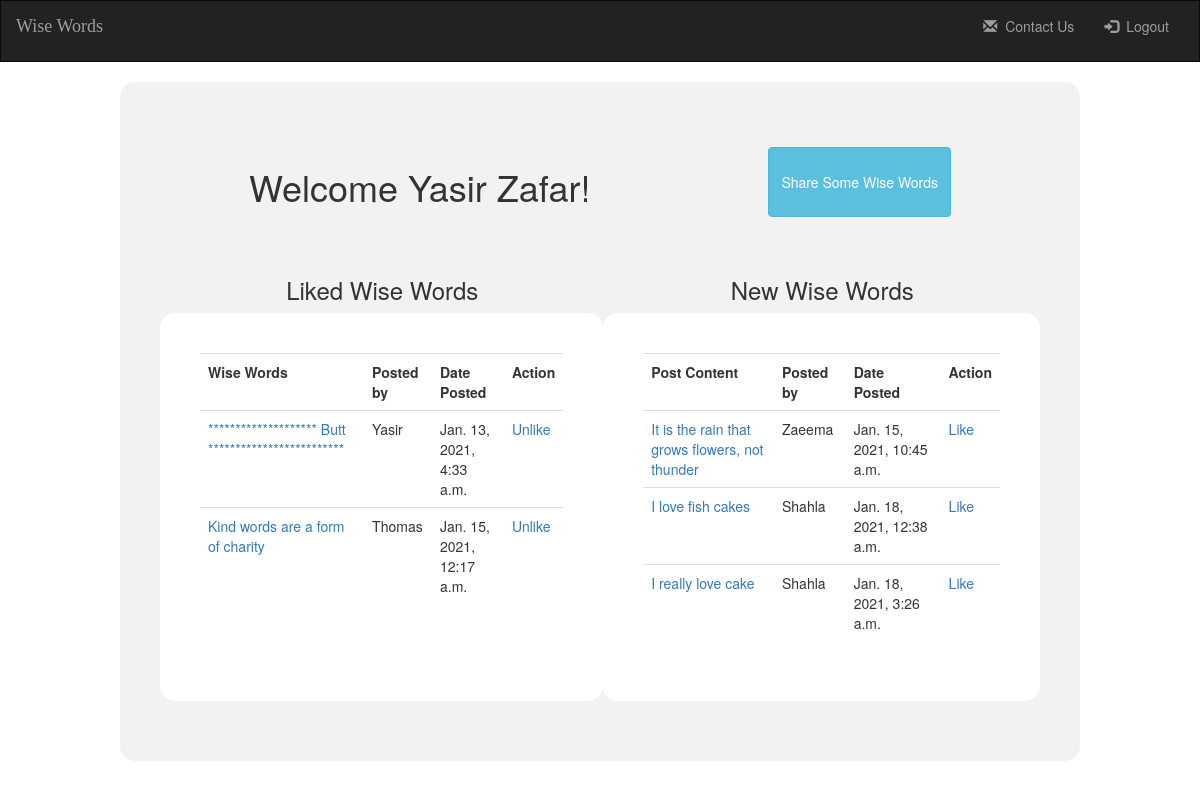
Page /homepage (signed in) on the committed database.
### wise_words_app/models.py (models this page shows)
class User(models.Model):
    firstName = models.CharField(max_length=15)
    lastName = models.CharField(max_length=15)
    email = models.CharField(max_length=15)
    password = models.CharField(max_length=20)
    created_at = models.DateTimeField(auto_now_add=True)
    updated_at = models.DateTimeField(auto_now=True)
    objects = UserManager() #must connect the validatons to our user models

class Post(models.Model): # This will be a one to many relationship between User and Post
    wiseWords = models.TextField(max_length=15)
    uploader = models.ForeignKey(User, related_name="post_uploader", on_delete = models.CASCADE ) # Here I am, making the one to many relationship to User class, related name is how I want the user to access the post
    likes = models.ManyToManyField(User, related_name="posts_liked") # If there is a many to many relationship here then put it in the second class after the one its connected to
    created_at = models.DateTimeField(auto_now_add=True)
    updated_at = models.DateTimeField(auto_now=True)
    objects = PostManager() #must connect the validatons to our user models

### wise_words_app/views.py (the view, shortened to what this page needs)
# urls.py: path('homepage', views.homepage), # .something is the method we have created in views
def homepage(request):
    context = { # Here we are passing in sessions information to the template to display which use has logged in
        'loggedInUser' : User.objects.get(id = request.session['loggedInIdForSessions']), # In a dictionary key value pairs are seperated by a colon
        'allPosts' : Post.objects.all(), # After typing this out here we go to out html and {{ }} what we named all the posts here...which is allPosts
        'likedPosts' : Post.objects.filter(Q(likes=User.objects.get(id = request.session['loggedInIdForSessions'])) | Q(uploader=User.objects.get(id = request.session['loggedInIdForSessions'])) ), # HERE I AM A BIT CONFUSED, here we need to show the posts liked by the logged in user
        'notLikedPosts' : Post.objects.exclude(Q(likes=User.objects.get(id = request.session['loggedInIdForSessions'])) | Q(uploader=User.objects.get(id = request.session['loggedInIdForSessions'])) ) # HERE I AM A BIT CONFUSED
    }
    return render(request, "homepage.html", context) #here we are rendering the hompage

### wise_words_app/templates/homepage.html (shortened to what this page needs)
<!DOCTYPE html>
<html lang="en">
<head>
  <link rel="stylesheet" href="https://maxcdn.bootstrapcdn.com/bootstrap/3.3.6/css/bootstrap.min.css">
  {% load static %}
  <link rel="stylesheet" href="{% static 'style/style.css' %}">
</head>
<body>
  <div>
    <nav class="navbar navbar-inverse">
      <div class=container-fluid>
        <a class="navbar-brand" href="">Wise Words</a>
        <div class="collapse navbar-collapse" id="topNavBar">
          <ul class="nav navbar-nav navbar-right">
            <li class="">
              <a href="/contactUs">
                <span class="glyphicon glyphicon-envelope" aria-hidden="true"></span>&nbsp; Contact Us
              </a>
            </li>
            <li class="">
              <a href="/logout">
                <span class="glyphicon glyphicon-log-in" aria-hidden="true"></span>&nbsp; Logout
              </a>
            </li>
          </ul>
        </div>
      </div>
    </nav>
  </div>
  <div id="homePageWholeBackGround">
    <div class="welcomeBox">
      <h1>Welcome {{loggedInUser.firstName}} {{loggedInUser.lastName}}!</h1>
      <button type="button" class="btn btn-info" id="addPostButton"><a id="addPostLink" href="/addPost">Share Some Wise Words</a></button>
    </div>
    <div id="tableTitle">
      <h3>Liked Wise Words</h3>
      <h3>New Wise Words</h3>
    </div>
    <div>
      <div class="duo">
        <div class="twin">
          <table class="table table-hover">
            <tr>
              <th scope="col">Wise Words</th>
              <th scope="col">Posted by</th>
              <th scope="col">Date Posted</th>
              <th scope="col">Action</th>
            </tr>
            {% for postObject in likedPosts %}
            <tr>
              <td scope="row"><a class="tableLink" href="/wiseWords/{{postObject.id}}">{{postObject.wiseWords}}</a></td>
              <td>{{postObject.uploader.firstName.capitalize}}</td>
              <td>{{postObject.created_at}}</td>
              <td><a class="tableLink" href="/Unlike/{{postObject.id}}">Unlike</a></td>
            </tr>
            {% endfor%}
          </table>
        </div>
        <div class="twin">
          <table class="table table-hover">
            <tr>
              <th scope="col">Post Content</th>
              <th scope="col">Posted by</th>
              <th scope="col">Date Posted</th>
              <th scope="col">Action</th>
            </tr>
            {% for postObject in notLikedPosts %}
            <tr>
              <td scope="row"><a class="tableLink" href="/wiseWords/{{postObject.id}}">{{postObject.wiseWords}}</a></td>
              <td>{{postObject.uploader.firstName.capitalize}}</td>
              <td>{{postObject.created_at}}</td>
              <td><a class="tableLink" href="/like/{{postObject.id}}">Like</a>  </td>
            </tr>
            {% endfor%}
          </table>
        </div>
      </div>
    </div>
  </div>
</body>
</html>

### wise_words_app/static/style/style.css (style rules this page uses)
li { margin-bottom: 10px; }
.navbar { border-radius: 0; }
.navbar-brand { font-family: 'Satisfy', cursive; }
.duo { display: flex; justify-content: space-around; }
#addPostLink { color: white }
.welcomeBox { display: flex; justify-content: space-around; margin-bottom: 40px; margin-top: 60px; }
.twin { padding: 40px; background-color: white; border-radius: 15px }
#tableTitle { display: flex; justify-content: space-around; }
#homePageWholeBackGround { background-color:rgb(242,242,242); border-radius: 15px; padding-top: 5px; padding-bottom: 60px; padding-left: 40px; padding-right: 40px; margin-left: 120px; margin-right: 120px; }

### rows in the picture
User: firstName "Yasir", lastName "Zafar"
Post: wiseWords "******************** Butt *************************", uploader.firstName "Yasir", created_at "Jan. 13, 2021, 4:33 a.m."
Post: wiseWords "Kind words are a form of charity", uploader.firstName "Thomas", created_at "Jan. 15, 2021, 12:17 a.m."
Post: wiseWords "It is the rain that grows flowers, not thunder", uploader.firstName "Zaeema", created_at "Jan. 15, 2021, 10:45 a.m."
Post: wiseWords "I love fish cakes", uploader.firstName "Shahla", created_at "Jan. 18, 2021, 12:38 a.m."
Post: wiseWords "I really love cake", uploader.firstName "Shahla", created_at "Jan. 18, 2021, 3:26 a.m."
